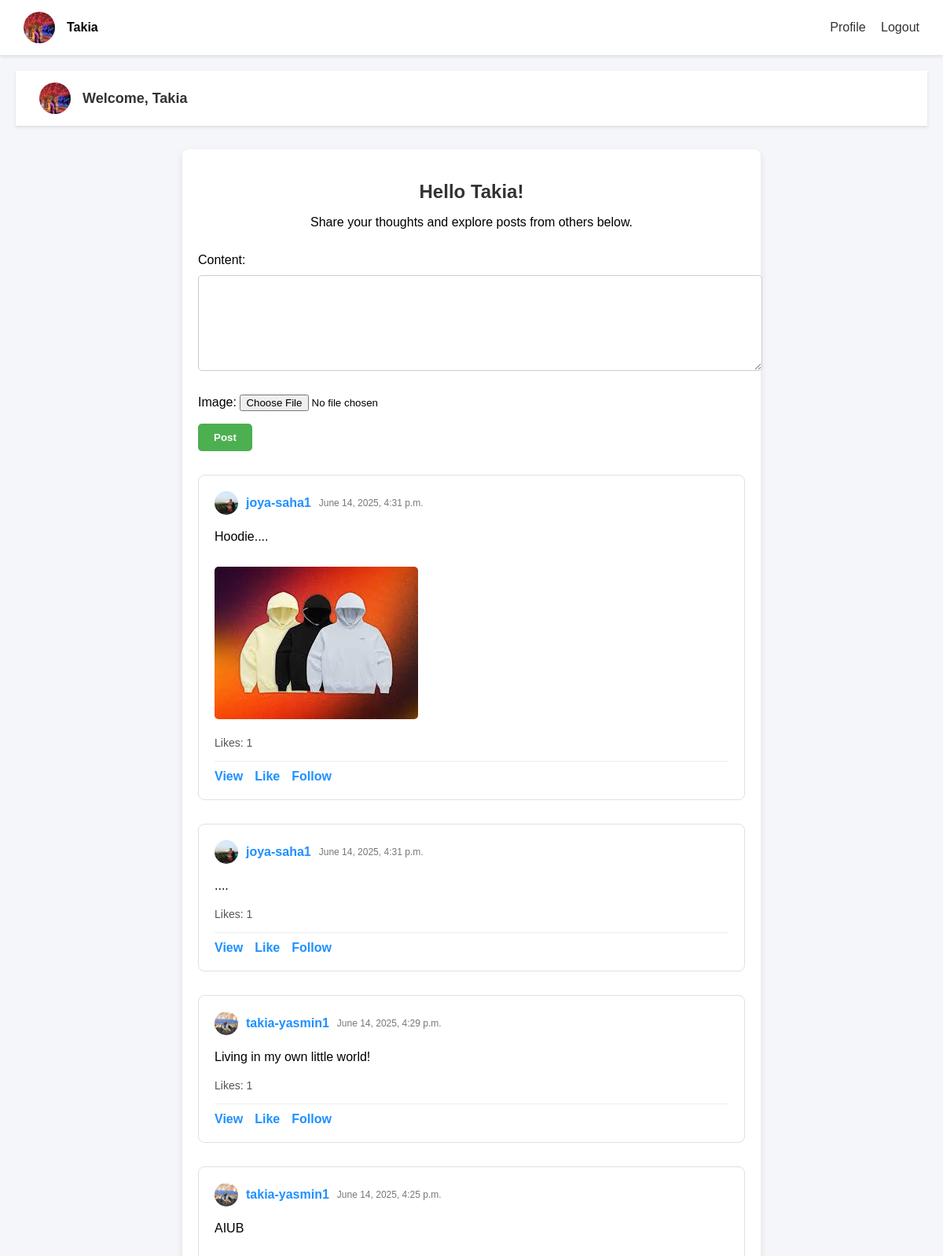
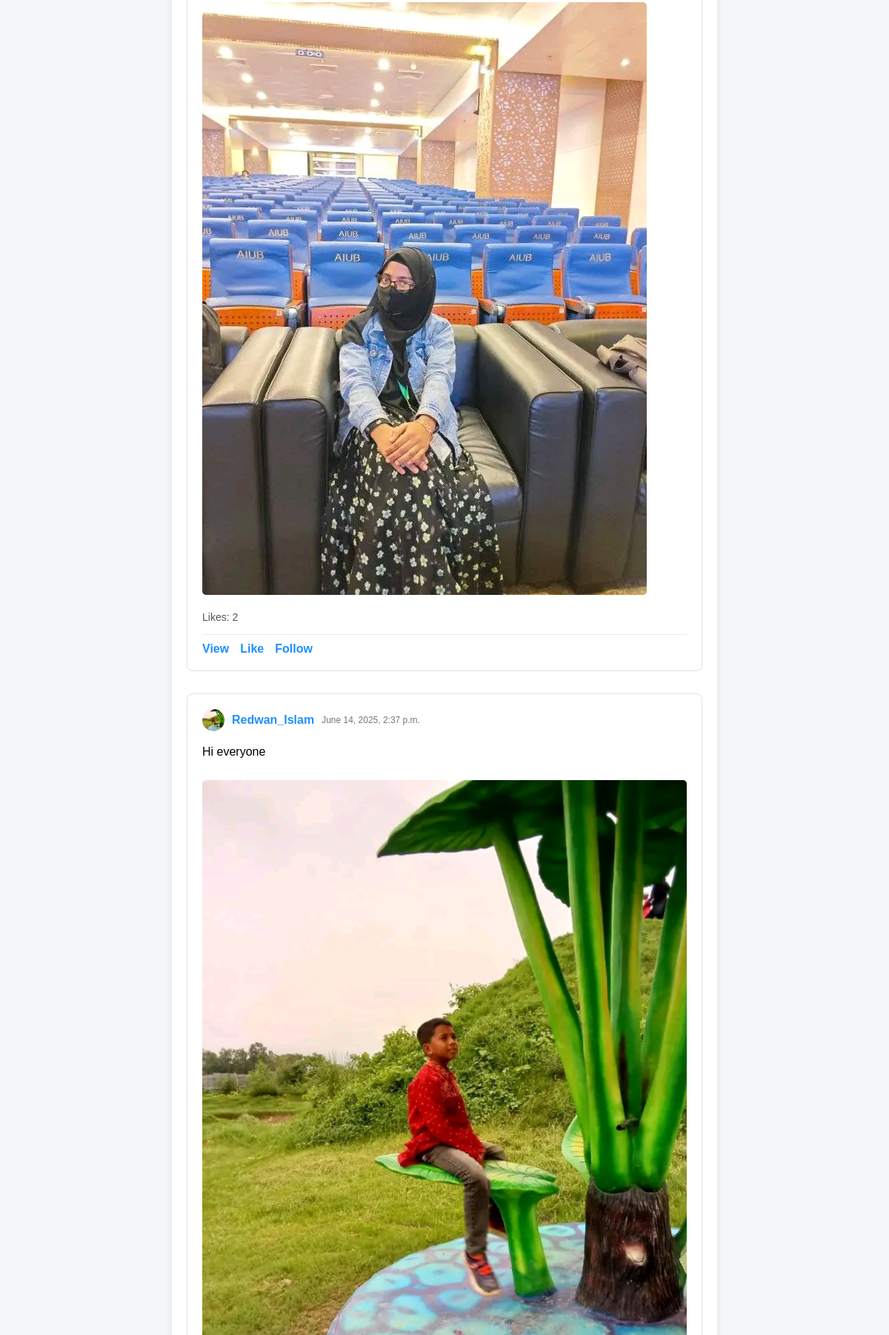
The app's page / (signed in, upper part) with its own data (2 pictures, top to bottom).
### core/models.py (models this page shows, shortened)
class Profile(models.Model):
    user = models.OneToOneField(
        User,
        on_delete=models.CASCADE,
        related_name='profile'  # Added related_name
    )
    bio = models.TextField(blank=True)
    location = models.CharField(max_length=100, blank=True)
    birth_date = models.DateField(null=True, blank=True)
    profile_pic = models.ImageField(
        upload_to='profile_pics/',
        default='default.jpg',  # Added default image
        null=True,
        blank=True
    )
    @property
    def full_name(self):
        return f"{self.user.first_name} {self.user.last_name}".strip()

class Post(models.Model):
    author = models.ForeignKey(User, on_delete=models.CASCADE, related_name='posts')
    content = models.TextField()
    image = models.ImageField(upload_to='post_images/', blank=True, null=True)
    created_at = models.DateTimeField(auto_now_add=True)
    likes = models.ManyToManyField(
        User,
        related_name='liked_posts',
        blank=True,
        through='Like'  # Using through model to track additional like data
    )
    def like_count(self):
        return self.likes.count()
    class Meta:
        ordering = ['-created_at']
        verbose_name = 'Post'
        verbose_name_plural = 'Posts'

### core/views.py (the view, shortened to what this page needs)
# urls.py: 2. Add a URL to urlpatterns:  path('', views.home, name='home')
@login_required
def home(request):
    posts = Post.objects.all().order_by('-created_at')
    form = PostForm()
    context = {
        'posts': posts,
        'form': form,
        'user': request.user,  # Makes user profile accessible in template
    }
    return render(request, 'core/home.html', context)

### core/forms.py
class PostForm(forms.ModelForm):
    class Meta:
        model = Post
        fields = ['content','image']

### core/templates/core/home.html (shortened to what this page needs)
{% extends "base.html" %}
{% block content %}
<div class="navbar">
    <div class="navbar-left">
        <img src="{{ user.profile.profile_pic.url }}" alt="Profile Picture">
        <div class="username">Welcome, {{ user.username|title }}</div>
    </div>
</div>
<div class="container">
    <div class="welcome-message">
        <h2>Hello {{ user.profile.full_name|default:user.username|title }}!</h2>
        <p>Share your thoughts and explore posts from others below.</p>
    </div>
    <div class="post-form">
        <form method="POST" enctype="multipart/form-data">
            {{ form.as_p }}
            <button type="submit">Post</button>
        </form>
    </div>
    {% for post in posts %}
    <div class="post">
        <div class="post-header">
            <img src="{{ post.author.profile.profile_pic.url }}" alt="{{ post.author.username }}">
            <a href="{% url 'view_profile' post.author.username %}" class="post-author">
                {{ post.author.username }}
            </a>
            <span class="post-time">{{ post.created_at }}</span>
        </div>
        <div class="post-content">
            <p>{{ post.content }}</p>
            {% if post.image %}
                <img src="{{ post.image.url }}" alt="Post image" class="post-image">
            {% endif %}
        </div>
        <div class="likes">
            Likes: {{ post.like_count }}
        </div>
        <div class="post-actions">
            <a href="{% url 'post_detail' post.id %}">View</a>
            <a href="{% url 'like_post' post.id %}">Like</a>
            <a href="{% url 'follow_user' post.author.id %}">Follow</a>
        </div>
    </div>
    {% endfor %}
</div>
{% endblock %}

### core/templates/base.html (shortened to what this page needs)
<!DOCTYPE html>
<html lang="en">
<head>
</head>
<body>
    <div class="navbar">
        <div class="navbar-left">
            {% if user.is_authenticated %}
                <img src="{{ user.profile.profile_pic.url }}" alt="Profile Picture" class="nav-pic">
                <span class="nav-username">{{ user.username }}</span>
            {% endif %}
        </div>
        <div class="navbar-right">
            {% if user.is_authenticated %}
                <a href="{% url 'profile' %}">Profile</a>
                <a href="{% url 'logout' %}">Logout</a>
            {% else %}
                <a href="{% url 'login' %}">Login</a>
                <a href="{% url 'signup' %}">Sign Up</a>
            {% endif %}
        </div>
    </div>
    <div class="main-content">
        {% block content %}{% endblock %}
    </div>
</body>
</html>

### core/templates/base.html (style rules this page uses)
body { font-family: Arial, sans-serif; background-color: #f4f4f4; margin: 0; padding: 0; }
.navbar { background-color: #fff; padding: 10px 20px; display: flex; justify-content: space-between; align-items: center; box-shadow: 0 2px 4px rgba(0, 0, 0, 0.1); }
.navbar-left { display: flex; align-items: center; }
.nav-pic { width: 35px; height: 35px; border-radius: 50%; object-fit: cover; margin-right: 10px; }
.nav-username { font-weight: bold; margin-right: 15px; }
.navbar-right a { margin-left: 15px; text-decoration: none; color: #333; font-weight: 500; }
.main-content { padding: 20px; }

### core/templates/core/home.html (style rules this page uses)
body { font-family: Arial, sans-serif; background-color: #f4f6f9; margin: 0; padding: 0; }
.navbar { background-color: #fff; padding: 15px 30px; display: flex; align-items: center; box-shadow: 0 2px 4px rgba(0,0,0,0.1); position: sticky; top: 0; z-index: 100; }
.navbar-left { display: flex; align-items: center; }
.navbar img { width: 40px; height: 40px; border-radius: 50%; object-fit: cover; margin-right: 15px; }
.navbar .username { font-weight: bold; color: #333; font-size: 18px; }
.container { width: 60%; margin: 30px auto; background: white; padding: 20px; border-radius: 8px; box-shadow: 0 4px 10px rgba(0, 0, 0, 0.1); }
.welcome-message { text-align: center; margin-bottom: 30px; }
.welcome-message h2 { color: #333; margin-bottom: 10px; }
.post-form { margin-bottom: 30px; }
.post-form textarea { width: 100%; height: 100px; padding: 10px; margin: 10px 0; border: 1px solid #ccc; border-radius: 5px; font-size: 14px; resize: vertical; }
button { background-color: #4CAF50; color: white; border: none; padding: 10px 20px; border-radius: 5px; cursor: pointer; font-weight: bold; transition: background-color 0.3s; }
.post { margin-top: 30px; padding: 20px; border: 1px solid #e0e0e0; border-radius: 8px; background-color: #fff; }
.post-header { display: flex; align-items: center; margin-bottom: 10px; }
.post-header img { width: 30px; height: 30px; border-radius: 50%; margin-right: 10px; }
.post-author { font-weight: bold; font-size: 16px; margin-right: 10px; color: #1e90ff; text-decoration: none; }
.post-time { color: #777; font-size: 12px; }
.post-content { margin: 15px 0; line-height: 1.5; }
.post-image { max-width: 100%; height: auto; border-radius: 5px; margin-top: 10px; }
.post-actions { margin-top: 15px; padding-top: 10px; border-top: 1px solid #eee; display: flex; flex-wrap: wrap; align-items: center; }
.post-actions a { margin-right: 15px; color: #1e90ff; text-decoration: none; font-weight: bold; }
.likes { color: #555; margin: 8px 0; font-size: 14px; }

### records on screen
Post: author.profile.profile_pic (picture), author.username "joya-saha1", created_at "June 14, 2025, 4:31 p.m.", content "Hoodie....", image (picture), like_count "1"
Post: author.profile.profile_pic (picture), author.username "joya-saha1", created_at "June 14, 2025, 4:31 p.m.", content "....", like_count "1"
Post: author.profile.profile_pic (picture), author.username "takia-yasmin1", created_at "June 14, 2025, 4:29 p.m.", content "Living in my own little world!", like_count "1"
Post: author.profile.profile_pic (picture), author.username "takia-yasmin1", created_at "June 14, 2025, 4:25 p.m.", content "AIUB", image (picture), like_count "2"
Post: author.profile.profile_pic (picture), author.username "Redwan_Islam", created_at "June 14, 2025, 2:37 p.m.", content "Hi everyone", image (picture)

### other values on screen
{{ user.username }} "Takia"
{{ user.username|title }} "Takia"
{{ user.profile.full_name|default:user.username|title }} "Takia"
